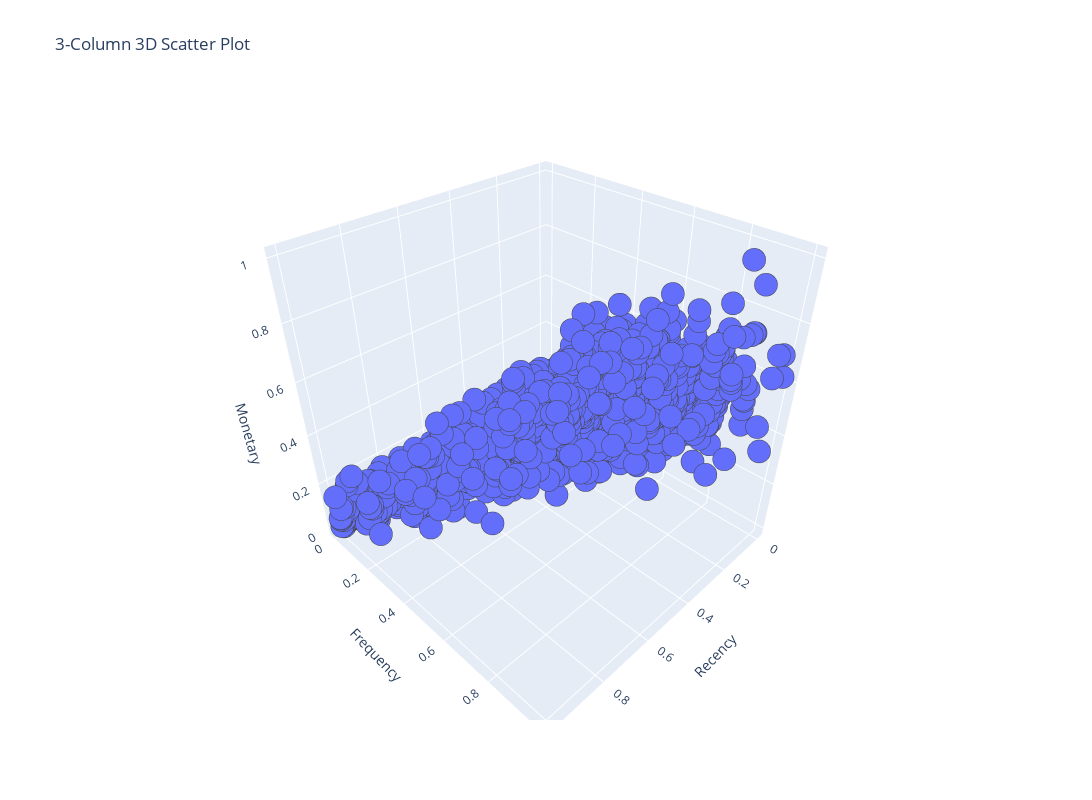

The cell this chart's notebook holds for it:
### Markdown cell above
# 3) 3D Visualization

### Code cell
# Extract the columns to use for the scatter plot
x = RFM['normalized_recency']
y = RFM['normalized_frequency']
z = RFM['normalized_monetary']


# Create the scatter plot
scatter = go.Scatter3d(x=x, y=y, z=z, mode='markers', marker_size = 8, marker_line_width = 1,)

# Create the layout
layout = go.Layout(title='3-Column 3D Scatter Plot',
                   scene=dict(xaxis=dict(title='Recency'),
                             yaxis=dict(title='Frequency'), 
                             zaxis=dict(title='Monetary')),
                   width = 1200,
                   height = 800)

# Create the figure
figure = go.Figure(data=[scatter], layout=layout)

# Show the plot
figure.show()

### Figure 1 — Plotly figure (JSON) as saved in the notebook; plotly's stock layout.template omitted (floating-point values rounded to 4 significant figures; data arrays with more than 128 entries replaced by an {"elided": "..."} marker saying what was removed)
{"data": [{"marker": {"line": {"width": 1}, "size": 8}, "mode": "markers", "type": "scatter3d", "x": {"elided": "5506 float values"}, "y": {"elided": "5506 float values"}, "z": {"elided": "5506 float values"}}], "layout": {"height": 800, "scene": {"xaxis": {"title": {"text": "Recency"}}, "yaxis": {"title": {"text": "Frequency"}}, "zaxis": {"title": {"text": "Monetary"}}}, "title": {"text": "3-Column 3D Scatter Plot"}, "width": 1200}}
